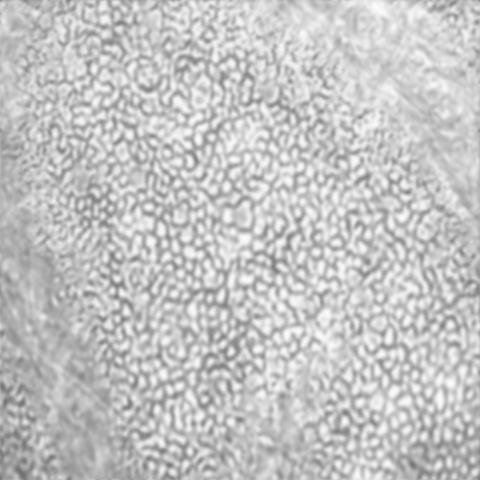
%> input picture 细胞尺寸计算/p2.jpg, 480 x 480 px
$ octave bw.m   (GNU Octave 9; MATLAB toolbox functions it lacks are replaced by stand-ins)
%> lines starting %> are read from the running program, lines starting %| are printed output that depends on the picture; in (x1, y1, x2, y2) boxes, pixels count from 0 and x2, y2 are one past the last pixel; in counts of white or black regions, pixels touching at a corner belong together; the program's own positions count from 1
p2 = imread('p2.jpg');
%> p2 is the input picture: size 480x480 uint8; min 113, max 253, mean 195.9
figure;
subplot(2,3,1);imshow(p2);title('滤波后图像');

p_gray = im2gray(p2);
subplot(2,3,2);imshow(p_gray);title('滤波后图像');

p_heq=adapthisteq(p_gray,'NumTiles',[10,10]);
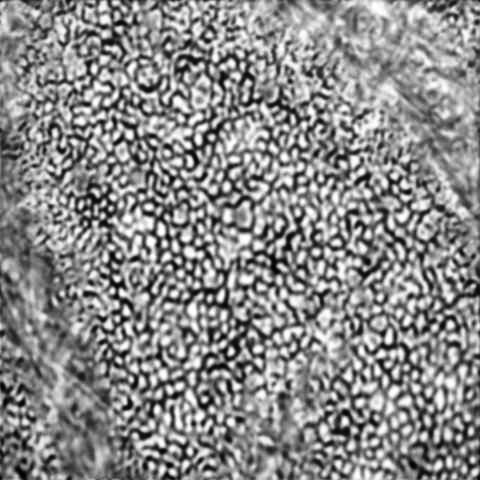
%> p_heq: size 480x480 uint8; min 0, max 255, mean 137.7
subplot(2,3,3);imshow (p_heq);title('直方图均衡化后图像')

se=strel('disk',20);%构造S
p_th=imbothat(p_heq,se);%底帽变换，去除不均匀背景
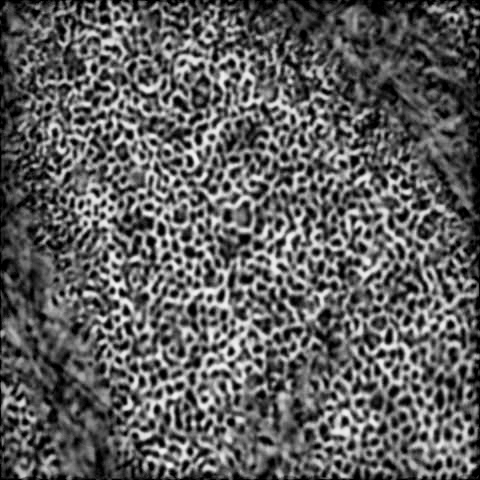
%> p_th: size 480x480 uint8; min 0, max 248, mean 94.4
subplot (2,3,4);imshow (p_th);title('底帽变换后');

p_agc = imadjust(p_th);
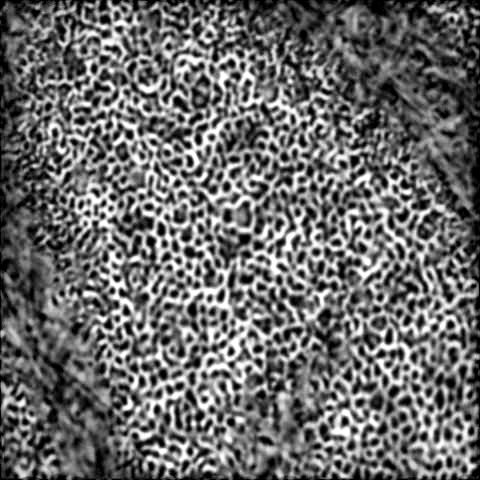
%> p_agc: size 480x480 uint8; min 0, max 255, mean 106.9
subplot(2,3,5);imshow(p_agc);title('调节灰度对比后');

level=graythresh(p_agc);%获取灰度图像gray的阈值
%> level = 0.449
BW=imbinarize(p_agc,level);%将灰度图像gray转化为二值图像bw
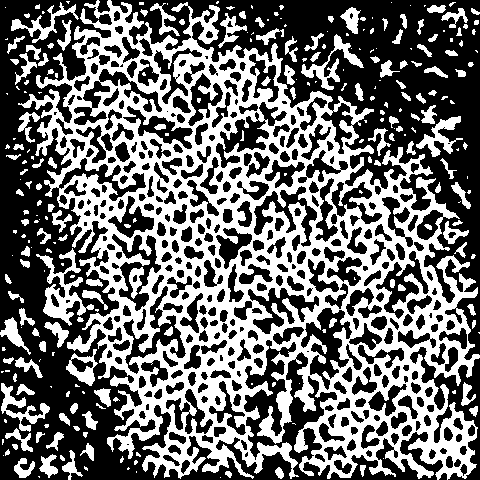
%> BW: size 480x480 logical; 42.7% white; 266 white regions (129 under 20 px), largest, box (x1, y1, x2, y2) and area: (18, 0, 480, 480) 81580, (36, 248, 94, 326) 1398, (301, 34, 364, 90) 820
subplot(2,3,6);imshow (BW);title('二值化后');

figure;
% 对二值化图像进行形态学操作
SE = strel('disk', 2);
BW2 = imopen(BW, SE);
%> BW2: size 480x480 logical; 37.5% white; 292 white regions (47 under 20 px), largest, box (x1, y1, x2, y2) and area: (37, 37, 480, 478) 51972, (67, 174, 157, 353) 4599, (63, 3, 161, 119) 2487
BW3 = imclose(BW2, SE);
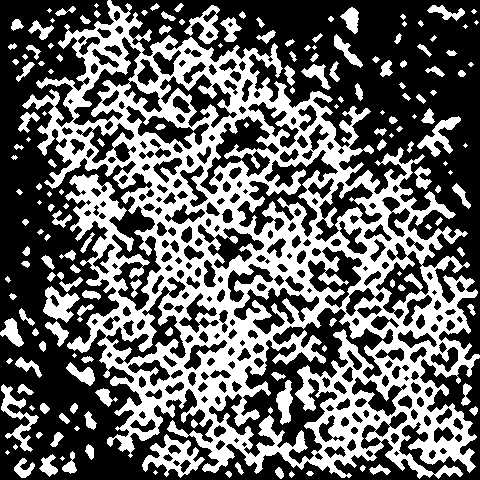
%> BW3: size 480x480 logical; 39.8% white; 173 white regions (33 under 20 px), largest, box (x1, y1, x2, y2) and area: (22, 0, 480, 479) 76638, (142, 434, 205, 478) 1082, (1, 384, 39, 452) 756
imshow(BW3);title('形态学操作后');


% 连通区域分析，计算每个细胞的面积和周长，并计算等效直径
[L, num] = bwlabel(BW3);
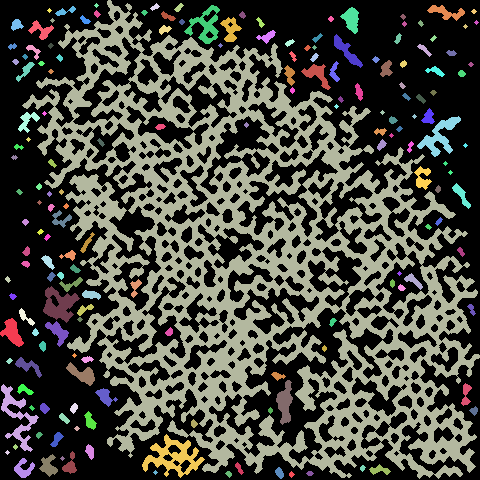
%> L: size 480x480 double; 174 distinct labels, from 0 to 173; one colour per label, 0 black
%> num = 173
stats = regionprops(L, {'Area', 'Perimeter'});
%> stats = 173 regions; largest, Area and Perimeter: 76638 6999.6, 1082 270.8, 756 310.6, 697 140.2, 632 196.2
diameters = zeros(num, 1);
for i = 1 : num
    diameters(i) = 2 * sqrt(stats(i).Area / pi);
end
%> after the loop, diameters = 173 values, max 312.4 at index 22, min 4.07 at index 4, mean 10.7
avg_diameter = mean(diameters);
%> avg_diameter = 10.7
boundaries = bwboundaries(BW3);
%> boundaries = 459 boundaries; largest, box (x1, y1, x2, y2) and points: (22, 0, 480, 479) 5676, (209, 308, 393, 464) 1484, (237, 150, 338, 237) 655, (200, 116, 279, 194) 408, (106, 286, 186, 364) 396
disp(['The average diameter of cells is: ', num2str(avg_diameter)]);
%| The average diameter of cells is: 10.7045

figure
% 画出每个细胞的轮廓
imshow(p2);
hold on;
for i=1:length(boundaries)
    boundary = boundaries{i};
    plot(boundary(:,2), boundary(:,1),'r','LineWidth',2);
end
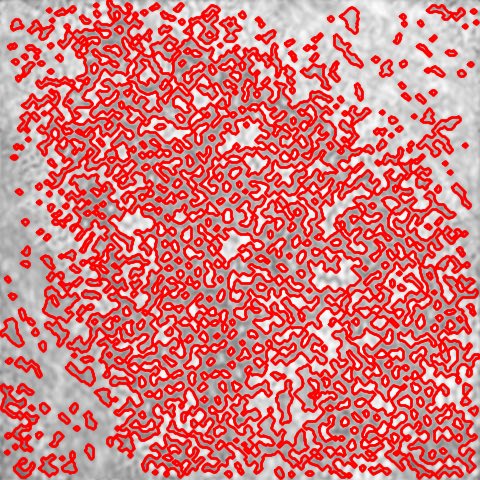
%> figure redrawn from the program's plot data
